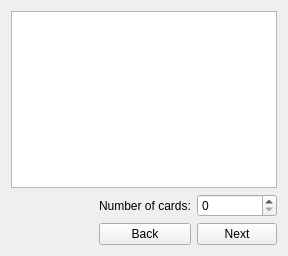
<?xml version="1.0" encoding="UTF-8"?>
<ui version="4.0">
 <class>Card_Set_Wizzard</class>
 <widget class="QWidget" name="Card_Set_Wizzard">
  <property name="geometry">
   <rect>
    <x>0</x>
    <y>0</y>
    <width>288</width>
    <height>256</height>
   </rect>
  </property>
  <property name="windowTitle">
   <string>Form</string>
  </property>
  <layout class="QHBoxLayout" name="horizontalLayout">
   <item>
    <layout class="QGridLayout" name="gridLayout">
     <item row="1" column="2">
      <widget class="QLabel" name="label">
       <property name="text">
        <string>Number of cards:</string>
       </property>
      </widget>
     </item>
     <item row="1" column="3">
      <widget class="QSpinBox" name="spinBox"/>
     </item>
     <item row="2" column="3">
      <widget class="QPushButton" name="next_button">
       <property name="text">
        <string>Next</string>
       </property>
      </widget>
     </item>
     <item row="2" column="2">
      <widget class="QPushButton" name="back_button">
       <property name="text">
        <string>Back</string>
       </property>
      </widget>
     </item>
     <item row="2" column="1">
      <spacer name="horizontalSpacer">
       <property name="orientation">
        <enum>Qt::Horizontal</enum>
       </property>
       <property name="sizeHint" stdset="0">
        <size>
         <width>200</width>
         <height>20</height>
        </size>
       </property>
      </spacer>
     </item>
     <item row="0" column="1" colspan="3">
      <widget class="QListWidget" name="listWidget"/>
     </item>
    </layout>
   </item>
  </layout>
  <zorder>widget</zorder>
  <zorder>horizontalSpacer</zorder>
 </widget>
 <resources/>
 <connections/>
</ui>
